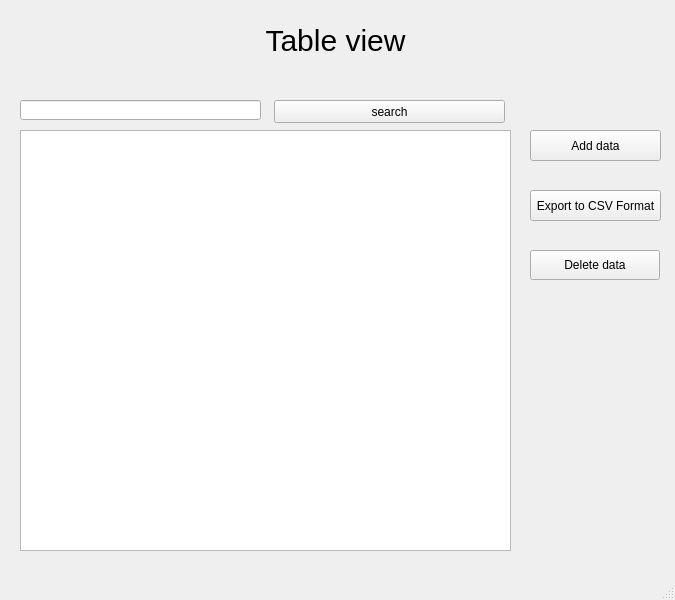
<?xml version="1.0" encoding="UTF-8"?>
<ui version="4.0">
 <class>MainWindow</class>
 <widget class="QMainWindow" name="MainWindow">
  <property name="geometry">
   <rect>
    <x>0</x>
    <y>0</y>
    <width>675</width>
    <height>600</height>
   </rect>
  </property>
  <property name="windowTitle">
   <string>MainWindow</string>
  </property>
  <widget class="QWidget" name="centralwidget">
   <widget class="QTableView" name="tableView">
    <property name="geometry">
     <rect>
      <x>20</x>
      <y>130</y>
      <width>491</width>
      <height>421</height>
     </rect>
    </property>
   </widget>
   <widget class="QLabel" name="label">
    <property name="geometry">
     <rect>
      <x>240</x>
      <y>20</y>
      <width>191</width>
      <height>41</height>
     </rect>
    </property>
    <property name="maximumSize">
     <size>
      <width>16777213</width>
      <height>16777215</height>
     </size>
    </property>
    <property name="sizeIncrement">
     <size>
      <width>20</width>
      <height>30</height>
     </size>
    </property>
    <property name="styleSheet">
     <string notr="true">font-size:30px</string>
    </property>
    <property name="text">
     <string>Table view</string>
    </property>
    <property name="alignment">
     <set>Qt::AlignCenter</set>
    </property>
   </widget>
   <widget class="QPushButton" name="btn_Add">
    <property name="geometry">
     <rect>
      <x>530</x>
      <y>130</y>
      <width>131</width>
      <height>31</height>
     </rect>
    </property>
    <property name="text">
     <string>Add data</string>
    </property>
   </widget>
   <widget class="QLineEdit" name="Search_Val">
    <property name="geometry">
     <rect>
      <x>20</x>
      <y>100</y>
      <width>241</width>
      <height>20</height>
     </rect>
    </property>
   </widget>
   <widget class="QPushButton" name="pushButton_2">
    <property name="geometry">
     <rect>
      <x>530</x>
      <y>190</y>
      <width>131</width>
      <height>31</height>
     </rect>
    </property>
    <property name="text">
     <string>Export to CSV Format</string>
    </property>
   </widget>
   <widget class="QPushButton" name="Search_Btn">
    <property name="geometry">
     <rect>
      <x>274</x>
      <y>100</y>
      <width>231</width>
      <height>23</height>
     </rect>
    </property>
    <property name="text">
     <string>search</string>
    </property>
   </widget>
   <widget class="QPushButton" name="btn_Del">
    <property name="geometry">
     <rect>
      <x>530</x>
      <y>250</y>
      <width>130</width>
      <height>30</height>
     </rect>
    </property>
    <property name="text">
     <string>Delete data</string>
    </property>
   </widget>
  </widget>
  <widget class="QMenuBar" name="menubar">
   <property name="geometry">
    <rect>
     <x>0</x>
     <y>0</y>
     <width>675</width>
     <height>21</height>
    </rect>
   </property>
  </widget>
  <widget class="QStatusBar" name="statusbar"/>
 </widget>
 <resources/>
 <connections>
  <connection>
   <sender>Search_Btn</sender>
   <signal>clicked()</signal>
   <receiver>Search_Val</receiver>
   <slot>selectAll()</slot>
   <hints>
    <hint type="sourcelabel">
     <x>329</x>
     <y>136</y>
    </hint>
    <hint type="destinationlabel">
     <x>250</x>
     <y>131</y>
    </hint>
   </hints>
  </connection>
 </connections>
</ui>
